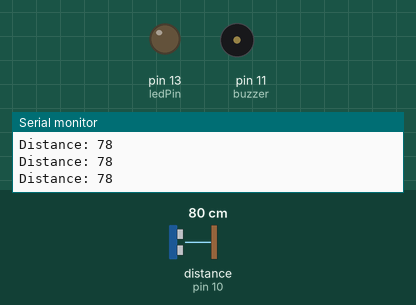
A sketch run on a simulated Arduino Uno, built with avr-gcc and run on an emulated ATmega328P. Shown: output pins drawn as LEDs (lit = HIGH), buzzer (waves = sounding, pin HIGH), the last lines printed to the serial monitor. Wiring (inferred from the names in the program): ultrasonic range finder: trigger pin 9; echo pin 10. The inputs (shaded band) are chosen by the test bench; at power-on: distance to the obstacle (sensor on pin 10) 80 cm. The echo pulse lasts 58.3 µs per cm; pins used as bus, display or sensor lines are not drawn.

Above: at 1.2 s.
1.3 s: distance to the obstacle (sensor on pin 10) set to 13 cm
2.8 s: distance to the obstacle (sensor on pin 10) set to 10 cm
At 4.0 s:
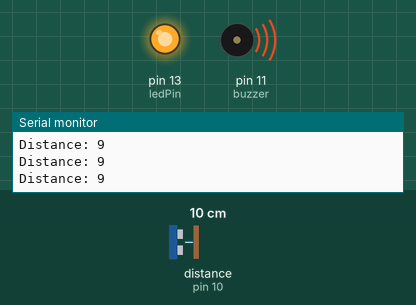
4.3 s: distance to the obstacle (sensor on pin 10) set to 18 cm
At 5.5 s:
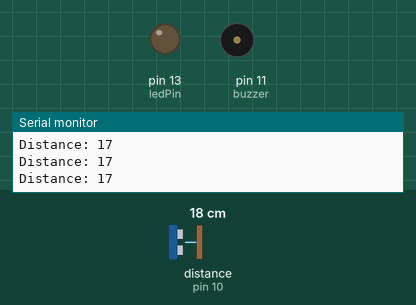
5.8 s: distance to the obstacle (sensor on pin 10) set to 2 cm
At 6.6 s:
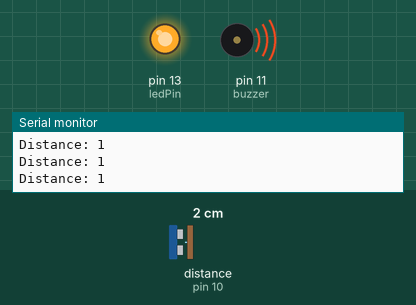
Timing chart, 0 to 8.3 s (numbered marks = the images above; inputs shaded):
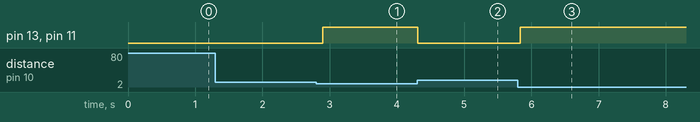

The sketch:

ultrasonic_sensor_buzzer_project1.ino
```cpp
const int trigPin = 9;
const int echoPin = 10;
const int buzzer = 11;
const int ledPin = 13;

long duration;
int distance;
int safetyDistance = 10; // cm, adjust as needed

void setup() {
  pinMode(trigPin, OUTPUT);
  pinMode(echoPin, INPUT);
  pinMode(buzzer, OUTPUT);
  pinMode(ledPin, OUTPUT);
  Serial.begin(9600);
}

void loop() {
  digitalWrite(trigPin, LOW);
  delayMicroseconds(2);
  digitalWrite(trigPin, HIGH);
  delayMicroseconds(10);
  digitalWrite(trigPin, LOW);

  // Add a timeout (30ms ~ 5m max range) so it doesn't hang
  duration = pulseIn(echoPin, HIGH, 30000);

  if (duration == 0) {
    // No echo received - out of range or bad wiring
    Serial.println("No echo received");
    digitalWrite(buzzer, LOW);
    digitalWrite(ledPin, LOW);
  } else {
    distance = duration * 0.034 / 2;

    if (distance <= safetyDistance) {
      digitalWrite(buzzer, HIGH);
      digitalWrite(ledPin, HIGH);
    } else {
      digitalWrite(buzzer, LOW);
      digitalWrite(ledPin, LOW);
    }

    Serial.print("Distance: ");
    Serial.println(distance);
  }

  delay(100); // small delay for stable readings
}
```

Measured:
- the behaviour switches between 12 and 11 cm on distance to the obstacle (sensor on pin 10) (found by bisection; images 0 and 1)
- after the input at 2.8 s, pin 13 (ledPin), pin 11 (buzzer): LOW → HIGH after 0.09 s
- after the input at 4.3 s, pin 13 (ledPin), pin 11 (buzzer): HIGH → LOW at once
- after the input at 5.8 s, pin 13 (ledPin), pin 11 (buzzer): LOW → HIGH at once
